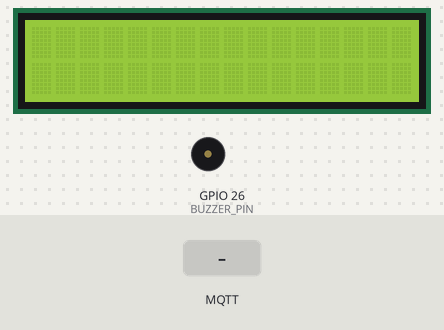
Simulated run of this sketch. Board: ESP32. Parts: 16×2 character LCD, buzzer (waves = sounding, pin HIGH). The test bench sets the inputs (shaded band). WiFi joins after 1.5 s; servers stay silent unless stated; network time is answered at once with the bench clock; the local clock reads 2024-03-15 10:24:30 at power-on unless the sketch sets it; storage starts empty; no MQTT or app messages arrive unless stated; what the sketch prints to the serial monitor is not drawn.

Above: at 2.9 s.
3.0 s: MQTT message "UNKNOWN_RFID" arrives on the first subscribed topic
At 4.6 s:
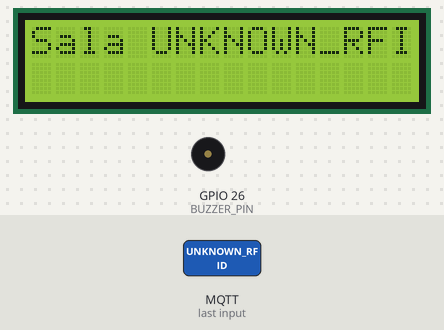
5.3 s: MQTT message "NO_RESERVATION" arrives on the first subscribed topic
At 7.2 s:
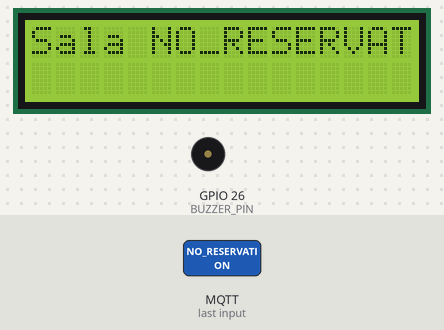
7.6 s: MQTT message "1" arrives on the first subscribed topic
At 9.2 s:
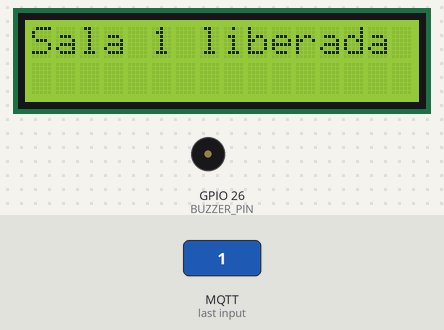
9.8 s: MQTT message "on" arrives on the first subscribed topic
At 11.0 s:
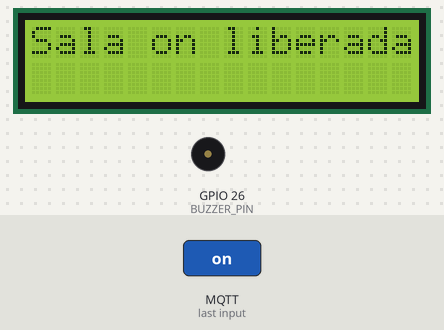
12.0 s: MQTT message "off" arrives on the first subscribed topic
At 13.9 s:
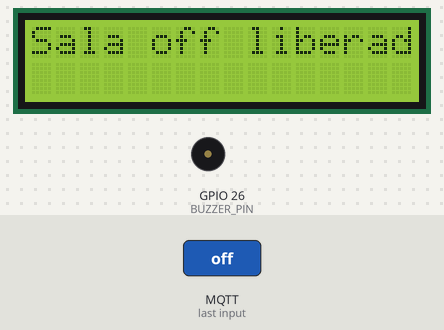
14.2 s: MQTT message "1" arrives on the second subscribed topic
At 15.9 s:
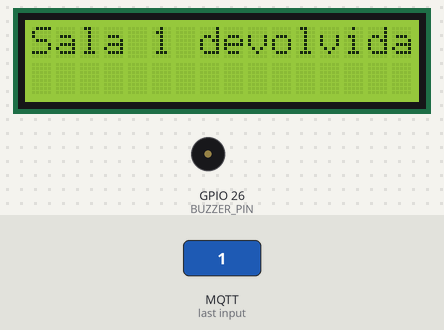
Timing chart, 0 to 17.4 s (numbered marks = the images above; inputs shaded):
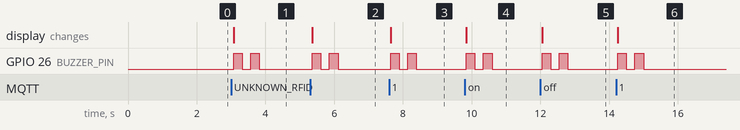

The sketch:

main.ino
```cpp
#include <SPIFFS.h>
#include <FS.h>
#include <NTPClient.h>
#include <WiFiUdp.h>
#include <SPI.h>
#include <MFRC522.h>
#include <WiFi.h>
#include <PubSubClient.h>
#include <Wire.h>
#include <LiquidCrystal_I2C.h>

#define TOUCH_PIN 4
#define BUZZER_PIN 26
// RFID configuration
#define SS_PIN 5   // ESP32 pin GIOP5
#define RST_PIN 27 // ESP32 pin GIOP27

MFRC522 rfid(SS_PIN, RST_PIN);

// Wi-Fi and MQTT configuration
WiFiClient wifiClient;
PubSubClient mqttClient(wifiClient);

const char *ssid = "wifi_ssid";
const char *password = "wifi_password";
const char *mqttBroker = "mqtt_broker";
const int mqttPort = 1883;
const char *mqttUsername = "mqtt_username";
const char *mqttPassword = "mqtt_password";

const char *rfidTopic = "/rfid";
const char *cadastrarTopic = "/cadastrar";
const char *retiradaTopic = "/retirada";
const char *devolucaoTopic = "/devolucao";
const char *solicitarRetiradaTopic = "/solicitar_retirada";
const char *solicitarDevolucaoTopic = "/solicitar_devolucao";
const char *erroTopic = "/erro";

String uidString = ""; // Último RFID lido

// LCD configuration
LiquidCrystal_I2C lcd(0x27, 16, 2); // I2C address 0x27, 16 columns and 2 rows

// SPIFFS Configuration
const char *logFileName = "/eventLogs";

WiFiUDP ntpUDP;
NTPClient timeClient(ntpUDP, "a.st1.ntp.br", -3 * 3600, 60000);

void giveRoom(std::string room)
{
  lcd.clear();
  lcd.print("Sala ");
  lcd.print(room.c_str());
  lcd.print(" liberada");

  digitalWrite(BUZZER_PIN, HIGH);
  delay(250);
  digitalWrite(BUZZER_PIN, LOW);
  delay(250);
  digitalWrite(BUZZER_PIN, HIGH);
  delay(250);
  digitalWrite(BUZZER_PIN, LOW);

  logEvent("Sala " + String(room.c_str()) + " liberada para " + uidString);
}

void giveBackRoom(std::string room)
{
  lcd.clear();
  lcd.print("Sala ");
  lcd.print(room.c_str());
  lcd.print(" devolvida");

  digitalWrite(BUZZER_PIN, HIGH);
  delay(250);
  digitalWrite(BUZZER_PIN, LOW);
  delay(250);
  digitalWrite(BUZZER_PIN, HIGH);
  delay(250);
  digitalWrite(BUZZER_PIN, LOW);

  logEvent("Sala " + String(room.c_str()) + " devolvida por " + uidString);
}

void requestRoom(std::string room)
{
  lcd.clear();
  lcd.print("Sala ");
  lcd.print(room.c_str());
  lcd.print(" solicita-");
  lcd.setCursor(0, 1);
  lcd.print("da ");

  digitalWrite(BUZZER_PIN, HIGH);
  delay(250);
  digitalWrite(BUZZER_PIN, LOW);

  logEvent("Sala " + String(room.c_str()) + " solicitada por " + uidString);
}

void requestGiveBackRoom(std::string room)
{
  lcd.clear();
  lcd.print("Devolucao da sa-");
  lcd.setCursor(0, 1);
  lcd.print("la ");
  lcd.print(room.c_str());
  lcd.print(" solicitada");

  digitalWrite(BUZZER_PIN, HIGH);
  delay(250);
  digitalWrite(BUZZER_PIN, LOW);
  logEvent("Solicitação da sala " + String(room.c_str()) + " feita por " + uidString);
}

void processError(std::string error_type)
{
  lcd.clear();
  if (error_type == "UNKNOWN_RFID")
  {
    lcd.print("RFID nao cadas-");
    lcd.setCursor(0, 1);
    lcd.print("trado!");

    logEvent("RFID " + uidString + " não cadastrado.");
  }
  if (error_type == "NO_RESERVATION")
  {
    lcd.print("Sem reserva nes-");
    lcd.setCursor(0, 1);
    lcd.print("se horario!");

    logEvent("RFID " + uidString + " não tem reserva nesse horário.");
  }

  digitalWrite(BUZZER_PIN, HIGH);
  delay(1000);
  digitalWrite(BUZZER_PIN, LOW);
}

void readAndPrintLogs()
{
  File logFile = SPIFFS.open(logFileName, "r");

  if (logFile)
  {
    String logEntry;

    while (logFile.available())
    {
      logEntry = logFile.readStringUntil('\n');
      Serial.println(logEntry);
    }

    logFile.close();
  }
}

void logEvent(const String &logMessage)
{
  File logFile = SPIFFS.open(logFileName, "a");

  if (logFile)
  {
    timeClient.forceUpdate();
    String logEntry = logMessage + "(" + timeClient.getFormattedTime() + ")";
    Serial.print("LOG SALVO: ");
    Serial.println(logEntry);

    logFile.println(logEntry);
    logFile.close();
  }
}

void formatFile()
{
  Serial.println("Formantando SPIFFS");
  SPIFFS.format();
  Serial.println("Formatou SPIFFS");
}

void setupWiFi()
{
  delay(10);
  Serial.println();
  Serial.print("Conectando-se à rede Wi-Fi ");
  Serial.println(ssid);

  WiFi.begin(ssid, password);
  while (WiFi.status() != WL_CONNECTED)
  {
    delay(500);
    Serial.print(".");
  }

  Serial.println("");
  Serial.println("Conexão Wi-Fi estabelecida");
  Serial.print("Endereço IP: ");
  Serial.println(WiFi.localIP());
}

void setupMQTT()
{
  mqttClient.setServer(mqttBroker, mqttPort);
  mqttClient.setCallback(callback);

  while (!mqttClient.connected())
  {
    Serial.println("Conectando ao broker MQTT...");

    if (mqttClient.connect("ESP32Client", mqttUsername, mqttPassword))
    {
      Serial.println("Conexão MQTT estabelecida");
      mqttClient.subscribe(retiradaTopic);
      mqttClient.subscribe(devolucaoTopic);
      mqttClient.subscribe(solicitarRetiradaTopic);
      mqttClient.subscribe(solicitarDevolucaoTopic);
      mqttClient.subscribe(erroTopic);
    }
    else
    {
      Serial.print("Falha na conexão MQTT, erro: ");
      Serial.print(mqttClient.state());
      Serial.println(" Tentando novamente em 5 segundos...");
      delay(5000);
    }
  }
}

void setupLCD()
{
  lcd.begin();
  lcd.backlight();
}

void setupSpiffs()
{
  // formatFile();
  if (SPIFFS.begin())
  { // Tentar abrir o arquivo de logs
    timeClient.begin();
    readAndPrintLogs();
  }
  else
    Serial.println("Falha ao montar o sistema de arquivos SPIFFS");
}

void setup()
{
  pinMode(BUZZER_PIN, OUTPUT);
  digitalWrite(BUZZER_PIN, LOW);

  // Configuração RFID
  Serial.begin(9600);
  SPI.begin();     // init SPI bus
  rfid.PCD_Init(); // init MFRC522

  setupLCD(); // Configuração do LCD
  setupWiFi();
  setupMQTT();
  setupSpiffs();

  Serial.println("Tap an RFID/NFC tag on the RFID-RC522 reader");
}

void callback(char *topic, byte *payload, unsigned int length)
{
  Serial.print("Mensagem recebida no tópico: ");
  Serial.println(topic);

  Serial.print("Conteúdo da mensagem: ");

  std::string msg = "";
  for (int i = 0; i < length; i++)
  {
    msg.push_back((char)payload[i]);
    Serial.print((char)payload[i]);
  }
  Serial.println();
  Serial.println(msg.c_str());

  if (strcmp(topic, retiradaTopic) == 0)
    giveRoom(msg); // RETIRADA
  if (strcmp(topic, devolucaoTopic) == 0)
    giveBackRoom(msg); // DEVOLUCAO
  if (strcmp(topic, solicitarRetiradaTopic) == 0)
    requestRoom(msg); // SOLICITAR RETIRADA
  if (strcmp(topic, solicitarDevolucaoTopic) == 0)
    requestGiveBackRoom(msg); // SOLICITAR DEVOLUCAO
  if (strcmp(topic, erroTopic) == 0)
    processError(msg); // ERRO
}

void loop()
{
  if (rfid.PICC_IsNewCardPresent())
  { // new tag is available
    if (rfid.PICC_ReadCardSerial())
    { // NUID has been read
      MFRC522::PICC_Type piccType = rfid.PICC_GetType(rfid.uid.sak);
      Serial.print("RFID/NFC Tag Type: ");
      Serial.println(rfid.PICC_GetTypeName(piccType));

      // print UID in Serial Monitor in the hex format
      Serial.print("UID:");
      uidString = "";
      for (int i = 0; i < rfid.uid.size; i++)
      {
        uidString += String(rfid.uid.uidByte[i], HEX);
      }
      Serial.println(uidString);

      // Publish UID to MQTT topic
      const boolean isTouched = touchRead(TOUCH_PIN) < 30;
      Serial.println(touchRead(TOUCH_PIN));
      mqttClient.publish(isTouched ? cadastrarTopic : rfidTopic, uidString.c_str());

      rfid.PICC_HaltA();      // halt PICC
      rfid.PCD_StopCrypto1(); // stop encryption on PCD
    }
  }
  mqttClient.loop();
}
```

Measured:
- after the input at 3.0 s, GPIO 26 (BUZZER_PIN): alternates HIGH for 0.25 s and LOW for 0.25 s, 4 changes in all, then stays LOW, starting after 0.07 s; the display: changes after 0.07 s (image 1)
- after the input at 5.3 s, GPIO 26 (BUZZER_PIN): alternates HIGH for 0.25 s and LOW for 0.25 s, 4 changes in all, then stays LOW, starting after 0.06 s; the display: changes after 0.06 s (image 2)
- after the input at 7.6 s, GPIO 26 (BUZZER_PIN): alternates HIGH for 0.25 s and LOW for 0.25 s, 4 changes in all, then stays LOW, starting at once; the display: changes at once (image 3)
- after the input at 9.8 s, GPIO 26 (BUZZER_PIN): alternates HIGH for 0.25 s and LOW for 0.25 s, 4 changes in all, then stays LOW, starting at once; the display: changes at once (image 4)
- after the input at 12.0 s, GPIO 26 (BUZZER_PIN): alternates HIGH for 0.25 s and LOW for 0.25 s, 4 changes in all, then stays LOW, starting after 0.05 s; the display: changes after 0.05 s (image 5)
- after the input at 14.2 s, GPIO 26 (BUZZER_PIN): alternates HIGH for 0.25 s and LOW for 0.25 s, 4 changes in all, then stays LOW, starting after 0.05 s; the display: changes after 0.05 s (image 6)
